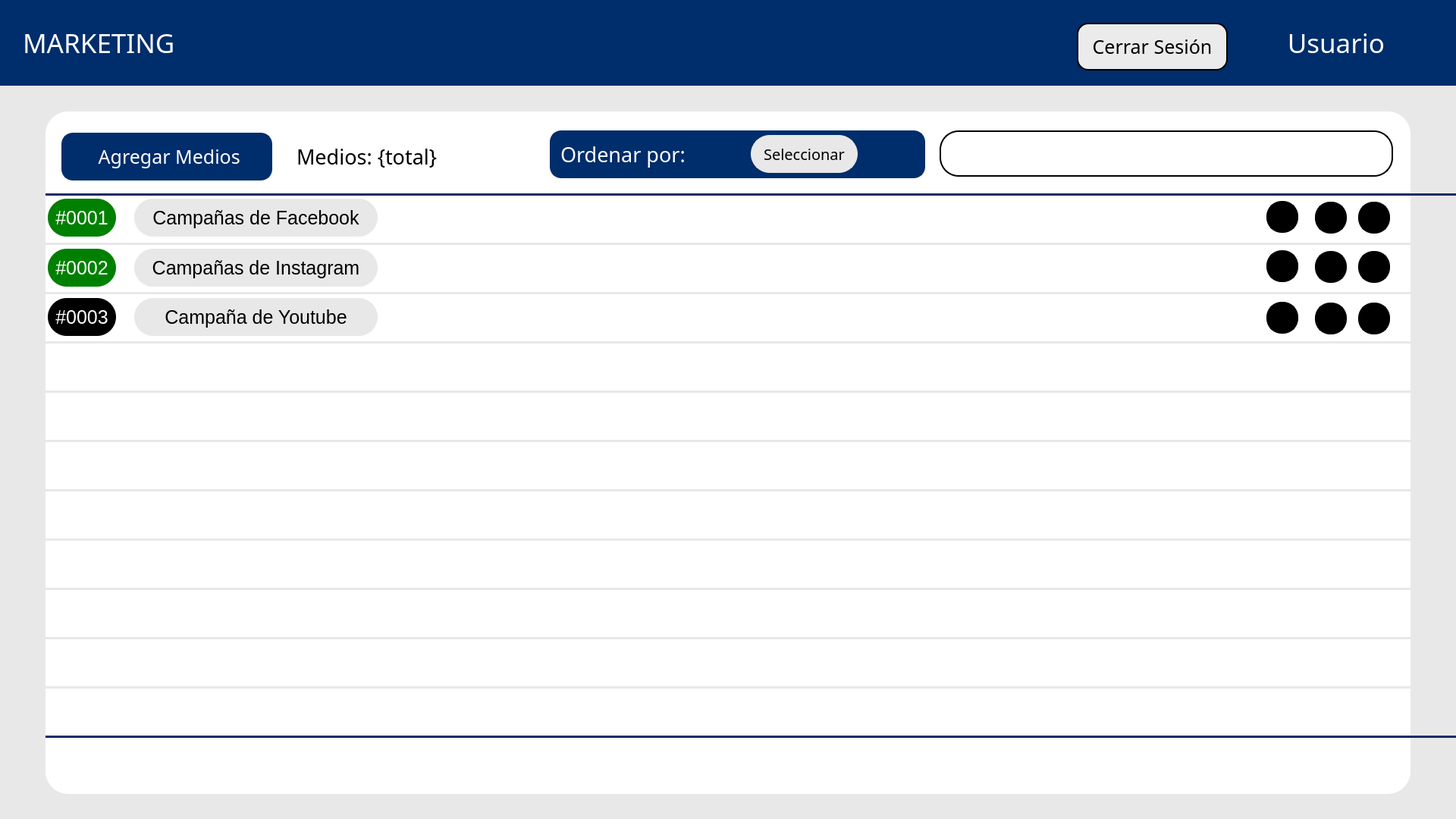
<?xml version="1.0" encoding="UTF-8"?>
<ui version="4.0">
 <class>Widget</class>
 <widget class="QWidget" name="Widget">
  <property name="geometry">
   <rect>
    <x>0</x>
    <y>0</y>
    <width>1920</width>
    <height>1080</height>
   </rect>
  </property>
  <property name="windowTitle">
   <string>Widget</string>
  </property>
  <widget class="QLabel" name="label_3">
   <property name="geometry">
    <rect>
     <x>0</x>
     <y>0</y>
     <width>1920</width>
     <height>113</height>
    </rect>
   </property>
   <property name="styleSheet">
    <string notr="true">background-color: rgb(0, 45, 107);</string>
   </property>
   <property name="text">
    <string/>
   </property>
   <property name="scaledContents">
    <bool>false</bool>
   </property>
  </widget>
  <widget class="QLabel" name="label_4">
   <property name="geometry">
    <rect>
     <x>0</x>
     <y>113</y>
     <width>1920</width>
     <height>967</height>
    </rect>
   </property>
   <property name="styleSheet">
    <string notr="true">background-color: #e8e8e8; </string>
   </property>
   <property name="text">
    <string/>
   </property>
   <property name="scaledContents">
    <bool>false</bool>
   </property>
  </widget>
  <widget class="QLabel" name="label_5">
   <property name="geometry">
    <rect>
     <x>918</x>
     <y>14</y>
     <width>85</width>
     <height>85</height>
    </rect>
   </property>
   <property name="styleSheet">
    <string notr="true"/>
   </property>
   <property name="text">
    <string/>
   </property>
   <property name="pixmap">
    <pixmap>logo.png</pixmap>
   </property>
   <property name="scaledContents">
    <bool>true</bool>
   </property>
  </widget>
  <widget class="QLabel" name="label_6">
   <property name="geometry">
    <rect>
     <x>60</x>
     <y>147</y>
     <width>1800</width>
     <height>900</height>
    </rect>
   </property>
   <property name="styleSheet">
    <string notr="true">background-color: white;
    border: 2px solid #ffffff;
    border-radius: 30px; /* Bordes redondeados */
    padding: 5px;</string>
   </property>
   <property name="text">
    <string/>
   </property>
   <property name="scaledContents">
    <bool>false</bool>
   </property>
  </widget>
  <widget class="QPushButton" name="botonAgregar">
   <property name="geometry">
    <rect>
     <x>81</x>
     <y>175</y>
     <width>278</width>
     <height>63</height>
    </rect>
   </property>
   <property name="font">
    <font>
     <family>icon-ui</family>
     <pointsize>19</pointsize>
    </font>
   </property>
   <property name="styleSheet">
    <string notr="true">background-color: rgb(0, 45, 107);
color: white;

border: 2px solid #002d6b;
border-radius: 15px; /* Bordes redondeados */
padding: 5px;



</string>
   </property>
   <property name="text">
    <string> Agregar Medios</string>
   </property>
   <property name="icon">
    <iconset>
     <normaloff>c.png</normaloff>c.png</iconset>
   </property>
  </widget>
  <widget class="QLabel" name="label_12">
   <property name="geometry">
    <rect>
     <x>30</x>
     <y>36</y>
     <width>361</width>
     <height>41</height>
    </rect>
   </property>
   <property name="font">
    <font>
     <family>icon-ui</family>
     <pointsize>26</pointsize>
    </font>
   </property>
   <property name="styleSheet">
    <string notr="true">color: white;</string>
   </property>
   <property name="text">
    <string>MARKETING</string>
   </property>
   <property name="alignment">
    <set>Qt::AlignmentFlag::AlignLeading|Qt::AlignmentFlag::AlignLeft|Qt::AlignmentFlag::AlignVCenter</set>
   </property>
  </widget>
  <widget class="QLabel" name="label_13">
   <property name="geometry">
    <rect>
     <x>1700</x>
     <y>36</y>
     <width>126</width>
     <height>41</height>
    </rect>
   </property>
   <property name="font">
    <font>
     <family>icon-ui</family>
     <pointsize>26</pointsize>
    </font>
   </property>
   <property name="styleSheet">
    <string notr="true">color: white;</string>
   </property>
   <property name="text">
    <string>Usuario</string>
   </property>
   <property name="alignment">
    <set>Qt::AlignmentFlag::AlignRight|Qt::AlignmentFlag::AlignTrailing|Qt::AlignmentFlag::AlignVCenter</set>
   </property>
  </widget>
  <widget class="QLabel" name="label_7">
   <property name="geometry">
    <rect>
     <x>1836</x>
     <y>29</y>
     <width>56</width>
     <height>56</height>
    </rect>
   </property>
   <property name="styleSheet">
    <string notr="true"/>
   </property>
   <property name="text">
    <string/>
   </property>
   <property name="pixmap">
    <pixmap>perfil-de-usuario.png</pixmap>
   </property>
   <property name="scaledContents">
    <bool>true</bool>
   </property>
  </widget>
  <widget class="QLabel" name="label_14">
   <property name="geometry">
    <rect>
     <x>391</x>
     <y>190</y>
     <width>355</width>
     <height>32</height>
    </rect>
   </property>
   <property name="font">
    <font>
     <family>icon-ui</family>
     <pointsize>20</pointsize>
    </font>
   </property>
   <property name="styleSheet">
    <string notr="true">color: black;</string>
   </property>
   <property name="text">
    <string>Medios: {total}</string>
   </property>
   <property name="alignment">
    <set>Qt::AlignmentFlag::AlignLeading|Qt::AlignmentFlag::AlignLeft|Qt::AlignmentFlag::AlignVCenter</set>
   </property>
  </widget>
  <widget class="QLabel" name="label">
   <property name="geometry">
    <rect>
     <x>60</x>
     <y>255</y>
     <width>1920</width>
     <height>3</height>
    </rect>
   </property>
   <property name="styleSheet">
    <string notr="true">background-color: rgb(0, 45, 107);</string>
   </property>
   <property name="text">
    <string/>
   </property>
  </widget>
  <widget class="QLabel" name="label_2">
   <property name="geometry">
    <rect>
     <x>60</x>
     <y>320</y>
     <width>1920</width>
     <height>3</height>
    </rect>
   </property>
   <property name="styleSheet">
    <string notr="true">background-color: rgb(232, 232, 232);</string>
   </property>
   <property name="text">
    <string/>
   </property>
  </widget>
  <widget class="QLabel" name="label_10">
   <property name="geometry">
    <rect>
     <x>60</x>
     <y>385</y>
     <width>1920</width>
     <height>3</height>
    </rect>
   </property>
   <property name="styleSheet">
    <string notr="true">background-color: rgb(232, 232, 232);</string>
   </property>
   <property name="text">
    <string/>
   </property>
  </widget>
  <widget class="QLabel" name="label_11">
   <property name="geometry">
    <rect>
     <x>60</x>
     <y>515</y>
     <width>1920</width>
     <height>3</height>
    </rect>
   </property>
   <property name="styleSheet">
    <string notr="true">background-color: rgb(232, 232, 232);</string>
   </property>
   <property name="text">
    <string/>
   </property>
  </widget>
  <widget class="QLabel" name="label_9">
   <property name="geometry">
    <rect>
     <x>60</x>
     <y>450</y>
     <width>1920</width>
     <height>3</height>
    </rect>
   </property>
   <property name="styleSheet">
    <string notr="true">background-color: rgb(232, 232, 232);</string>
   </property>
   <property name="text">
    <string/>
   </property>
  </widget>
  <widget class="QLabel" name="label_15">
   <property name="geometry">
    <rect>
     <x>60</x>
     <y>645</y>
     <width>1920</width>
     <height>3</height>
    </rect>
   </property>
   <property name="styleSheet">
    <string notr="true">background-color: rgb(232, 232, 232);</string>
   </property>
   <property name="text">
    <string/>
   </property>
  </widget>
  <widget class="QLabel" name="label_16">
   <property name="geometry">
    <rect>
     <x>60</x>
     <y>580</y>
     <width>1920</width>
     <height>3</height>
    </rect>
   </property>
   <property name="styleSheet">
    <string notr="true">background-color: rgb(232, 232, 232);</string>
   </property>
   <property name="text">
    <string/>
   </property>
  </widget>
  <widget class="QLabel" name="label_17">
   <property name="geometry">
    <rect>
     <x>60</x>
     <y>710</y>
     <width>1920</width>
     <height>3</height>
    </rect>
   </property>
   <property name="styleSheet">
    <string notr="true">background-color: rgb(232, 232, 232);</string>
   </property>
   <property name="text">
    <string/>
   </property>
  </widget>
  <widget class="QLabel" name="label_18">
   <property name="geometry">
    <rect>
     <x>60</x>
     <y>775</y>
     <width>1920</width>
     <height>3</height>
    </rect>
   </property>
   <property name="styleSheet">
    <string notr="true">background-color: rgb(232, 232, 232);</string>
   </property>
   <property name="text">
    <string/>
   </property>
  </widget>
  <widget class="QLabel" name="label_19">
   <property name="geometry">
    <rect>
     <x>60</x>
     <y>840</y>
     <width>1920</width>
     <height>3</height>
    </rect>
   </property>
   <property name="styleSheet">
    <string notr="true">background-color: rgb(232, 232, 232);</string>
   </property>
   <property name="text">
    <string/>
   </property>
  </widget>
  <widget class="QLabel" name="label_20">
   <property name="geometry">
    <rect>
     <x>60</x>
     <y>970</y>
     <width>1920</width>
     <height>3</height>
    </rect>
   </property>
   <property name="styleSheet">
    <string notr="true">background-color: rgb(0, 45, 107);</string>
   </property>
   <property name="text">
    <string/>
   </property>
  </widget>
  <widget class="QLabel" name="label_21">
   <property name="geometry">
    <rect>
     <x>60</x>
     <y>905</y>
     <width>1920</width>
     <height>3</height>
    </rect>
   </property>
   <property name="styleSheet">
    <string notr="true">background-color: rgb(232, 232, 232);</string>
   </property>
   <property name="text">
    <string/>
   </property>
  </widget>
  <widget class="QLabel" name="label_35">
   <property name="geometry">
    <rect>
     <x>63</x>
     <y>262</y>
     <width>90</width>
     <height>50</height>
    </rect>
   </property>
   <property name="font">
    <font>
     <family>Segoe UI</family>
     <pointsize>19</pointsize>
    </font>
   </property>
   <property name="styleSheet">
    <string notr="true">background-color: green;
color: rgb(255, 255, 255);

border: 2px solid #00000;
border-radius: 25px; /* Bordes redondeados */
padding: 5px;
</string>
   </property>
   <property name="text">
    <string>#0001</string>
   </property>
   <property name="alignment">
    <set>Qt::AlignmentFlag::AlignCenter</set>
   </property>
  </widget>
  <widget class="QLabel" name="label_36">
   <property name="geometry">
    <rect>
     <x>63</x>
     <y>328</y>
     <width>90</width>
     <height>50</height>
    </rect>
   </property>
   <property name="font">
    <font>
     <family>Segoe UI</family>
     <pointsize>19</pointsize>
    </font>
   </property>
   <property name="styleSheet">
    <string notr="true">background-color: green;
color: rgb(255, 255, 255);

border: 2px solid #00000;
border-radius: 25px; /* Bordes redondeados */
padding: 5px;
</string>
   </property>
   <property name="text">
    <string>#0002</string>
   </property>
   <property name="alignment">
    <set>Qt::AlignmentFlag::AlignCenter</set>
   </property>
  </widget>
  <widget class="QLabel" name="label_37">
   <property name="geometry">
    <rect>
     <x>63</x>
     <y>393</y>
     <width>90</width>
     <height>50</height>
    </rect>
   </property>
   <property name="font">
    <font>
     <family>Segoe UI</family>
     <pointsize>19</pointsize>
    </font>
   </property>
   <property name="styleSheet">
    <string notr="true">background-color: rgb(0, 0, 0);
color: rgb(255, 255, 255);

border: 2px solid #00000;
border-radius: 25px; /* Bordes redondeados */
padding: 5px;
</string>
   </property>
   <property name="text">
    <string>#0003</string>
   </property>
   <property name="alignment">
    <set>Qt::AlignmentFlag::AlignCenter</set>
   </property>
  </widget>
  <widget class="QLabel" name="label_38">
   <property name="geometry">
    <rect>
     <x>177</x>
     <y>262</y>
     <width>321</width>
     <height>50</height>
    </rect>
   </property>
   <property name="font">
    <font>
     <family>Segoe UI</family>
     <pointsize>19</pointsize>
    </font>
   </property>
   <property name="styleSheet">
    <string notr="true">background-color: #e8e8e8;
color: black;

border: 2px solid #e8e8e8;
border-radius: 25px; /* Bordes redondeados */
padding: 5px;
</string>
   </property>
   <property name="text">
    <string>Campañas de Facebook</string>
   </property>
   <property name="alignment">
    <set>Qt::AlignmentFlag::AlignCenter</set>
   </property>
  </widget>
  <widget class="QLabel" name="label_39">
   <property name="geometry">
    <rect>
     <x>177</x>
     <y>328</y>
     <width>321</width>
     <height>50</height>
    </rect>
   </property>
   <property name="font">
    <font>
     <family>Segoe UI</family>
     <pointsize>19</pointsize>
    </font>
   </property>
   <property name="styleSheet">
    <string notr="true">background-color: #e8e8e8;
color: black;

border: 2px solid #e8e8e8;
border-radius: 25px; /* Bordes redondeados */
padding: 5px;
</string>
   </property>
   <property name="text">
    <string>Campañas de Instagram</string>
   </property>
   <property name="alignment">
    <set>Qt::AlignmentFlag::AlignCenter</set>
   </property>
  </widget>
  <widget class="QLabel" name="label_40">
   <property name="geometry">
    <rect>
     <x>177</x>
     <y>393</y>
     <width>321</width>
     <height>50</height>
    </rect>
   </property>
   <property name="font">
    <font>
     <family>Segoe UI</family>
     <pointsize>19</pointsize>
    </font>
   </property>
   <property name="styleSheet">
    <string notr="true">background-color: #e8e8e8;
color: black;

border: 2px solid #e8e8e8;
border-radius: 25px; /* Bordes redondeados */
padding: 5px;
</string>
   </property>
   <property name="text">
    <string>Campaña de Youtube</string>
   </property>
   <property name="alignment">
    <set>Qt::AlignmentFlag::AlignCenter</set>
   </property>
  </widget>
  <widget class="QPushButton" name="botonEditar1">
   <property name="geometry">
    <rect>
     <x>1734</x>
     <y>266</y>
     <width>42</width>
     <height>42</height>
    </rect>
   </property>
   <property name="font">
    <font>
     <family>icon-ui</family>
     <pointsize>19</pointsize>
    </font>
   </property>
   <property name="styleSheet">
    <string notr="true">background-color: black;

border: 2px solid black;
border-radius: 20px; /* Bordes redondeados */
padding: 5px;</string>
   </property>
   <property name="text">
    <string/>
   </property>
   <property name="icon">
    <iconset>
     <normaloff>edit.png</normaloff>edit.png</iconset>
   </property>
  </widget>
  <widget class="QPushButton" name="botonEditar2">
   <property name="geometry">
    <rect>
     <x>1734</x>
     <y>331</y>
     <width>42</width>
     <height>42</height>
    </rect>
   </property>
   <property name="font">
    <font>
     <family>icon-ui</family>
     <pointsize>19</pointsize>
    </font>
   </property>
   <property name="styleSheet">
    <string notr="true">background-color: black;

border: 2px solid black;
border-radius: 20px; /* Bordes redondeados */
padding: 5px;</string>
   </property>
   <property name="text">
    <string/>
   </property>
   <property name="icon">
    <iconset>
     <normaloff>edit.png</normaloff>edit.png</iconset>
   </property>
  </widget>
  <widget class="QPushButton" name="botonEditar3">
   <property name="geometry">
    <rect>
     <x>1734</x>
     <y>399</y>
     <width>42</width>
     <height>42</height>
    </rect>
   </property>
   <property name="font">
    <font>
     <family>icon-ui</family>
     <pointsize>19</pointsize>
    </font>
   </property>
   <property name="styleSheet">
    <string notr="true">background-color: black;

border: 2px solid black;
border-radius: 20px; /* Bordes redondeados */
padding: 5px;</string>
   </property>
   <property name="text">
    <string/>
   </property>
   <property name="icon">
    <iconset>
     <normaloff>edit.png</normaloff>edit.png</iconset>
   </property>
  </widget>
  <widget class="QPushButton" name="botonSacar2">
   <property name="geometry">
    <rect>
     <x>1791</x>
     <y>331</y>
     <width>42</width>
     <height>42</height>
    </rect>
   </property>
   <property name="font">
    <font>
     <family>icon-ui</family>
     <pointsize>19</pointsize>
    </font>
   </property>
   <property name="styleSheet">
    <string notr="true">background-color: black;

border: 2px solid black;
border-radius: 20px; /* Bordes redondeados */
padding: 5px;</string>
   </property>
   <property name="text">
    <string/>
   </property>
   <property name="icon">
    <iconset>
     <normaloff>close.png</normaloff>close.png</iconset>
   </property>
  </widget>
  <widget class="QPushButton" name="botonSacar1">
   <property name="geometry">
    <rect>
     <x>1791</x>
     <y>266</y>
     <width>42</width>
     <height>42</height>
    </rect>
   </property>
   <property name="font">
    <font>
     <family>icon-ui</family>
     <pointsize>19</pointsize>
    </font>
   </property>
   <property name="styleSheet">
    <string notr="true">background-color: black;

border: 2px solid black;
border-radius: 20px; /* Bordes redondeados */
padding: 5px;</string>
   </property>
   <property name="text">
    <string/>
   </property>
   <property name="icon">
    <iconset>
     <normaloff>close.png</normaloff>close.png</iconset>
   </property>
  </widget>
  <widget class="QPushButton" name="botonSacar3">
   <property name="geometry">
    <rect>
     <x>1791</x>
     <y>399</y>
     <width>42</width>
     <height>42</height>
    </rect>
   </property>
   <property name="font">
    <font>
     <family>icon-ui</family>
     <pointsize>19</pointsize>
    </font>
   </property>
   <property name="styleSheet">
    <string notr="true">background-color: black;

border: 2px solid black;
border-radius: 20px; /* Bordes redondeados */
padding: 5px;</string>
   </property>
   <property name="text">
    <string/>
   </property>
   <property name="icon">
    <iconset>
     <normaloff>close.png</normaloff>close.png</iconset>
   </property>
  </widget>
  <widget class="QLabel" name="label_22">
   <property name="geometry">
    <rect>
     <x>725</x>
     <y>172</y>
     <width>495</width>
     <height>63</height>
    </rect>
   </property>
   <property name="font">
    <font>
     <family>icon-ui</family>
     <pointsize>20</pointsize>
    </font>
   </property>
   <property name="styleSheet">
    <string notr="true">color: white;
background-color: rgb(0, 45, 107);

border: 2px solid #002d6b;
border-radius: 15px; /* Bordes redondeados */
padding: 5px;</string>
   </property>
   <property name="text">
    <string>Ordenar por:</string>
   </property>
   <property name="alignment">
    <set>Qt::AlignmentFlag::AlignLeading|Qt::AlignmentFlag::AlignLeft|Qt::AlignmentFlag::AlignVCenter</set>
   </property>
  </widget>
  <widget class="QPushButton" name="botonOrdenar1">
   <property name="geometry">
    <rect>
     <x>990</x>
     <y>178</y>
     <width>141</width>
     <height>50</height>
    </rect>
   </property>
   <property name="font">
    <font>
     <family>icon-ui</family>
     <pointsize>-1</pointsize>
    </font>
   </property>
   <property name="styleSheet">
    <string notr="true">background-color: #e8e8e8;
font-size:20px;
color:black;


border: 2px solid #e8e8e8;
border-radius: 25px; /* Bordes redondeados */
padding: 5px;</string>
   </property>
   <property name="text">
    <string>Seleccionar</string>
   </property>
   <property name="icon">
    <iconset>
     <normaloff>down_arrow.png</normaloff>down_arrow.png</iconset>
   </property>
  </widget>
  <widget class="QLabel" name="label_23">
   <property name="geometry">
    <rect>
     <x>1239</x>
     <y>172</y>
     <width>598</width>
     <height>61</height>
    </rect>
   </property>
   <property name="font">
    <font>
     <family>icon-ui</family>
     <pointsize>20</pointsize>
    </font>
   </property>
   <property name="styleSheet">
    <string notr="true">color: white;
background-color: white;

border: 2px solid black;
border-radius: 25px; /* Bordes redondeados */
padding: 5px;</string>
   </property>
   <property name="text">
    <string/>
   </property>
   <property name="alignment">
    <set>Qt::AlignmentFlag::AlignLeading|Qt::AlignmentFlag::AlignLeft|Qt::AlignmentFlag::AlignVCenter</set>
   </property>
  </widget>
  <widget class="QLineEdit" name="lineEdit">
   <property name="geometry">
    <rect>
     <x>1290</x>
     <y>190</y>
     <width>501</width>
     <height>31</height>
    </rect>
   </property>
   <property name="styleSheet">
    <string notr="true">color: black;
background-color: white;

border: 2px solid white;
border-radius: 25px; /* Bordes redondeados */
padding: 5px;

font-size:15px;</string>
   </property>
  </widget>
  <widget class="QPushButton" name="botonBuscar">
   <property name="geometry">
    <rect>
     <x>1250</x>
     <y>185</y>
     <width>31</width>
     <height>41</height>
    </rect>
   </property>
   <property name="font">
    <font>
     <family>icon-ui</family>
     <pointsize>19</pointsize>
    </font>
   </property>
   <property name="styleSheet">
    <string notr="true">color: white;
background-color: white;

border: 2px solid white;
border-radius: 20px; /* Bordes redondeados */
padding: 5px;</string>
   </property>
   <property name="text">
    <string/>
   </property>
   <property name="icon">
    <iconset>
     <normaloff>search.png</normaloff>search.png</iconset>
   </property>
   <property name="iconSize">
    <size>
     <width>31</width>
     <height>31</height>
    </size>
   </property>
  </widget>
  <widget class="QPushButton" name="botonBorrar">
   <property name="geometry">
    <rect>
     <x>1800</x>
     <y>190</y>
     <width>21</width>
     <height>31</height>
    </rect>
   </property>
   <property name="font">
    <font>
     <family>icon-ui</family>
     <pointsize>19</pointsize>
    </font>
   </property>
   <property name="styleSheet">
    <string notr="true">color: white;
background-color: white;

border: 2px solid white;
border-radius: 20px; /* Bordes redondeados */
padding: 5px;</string>
   </property>
   <property name="text">
    <string/>
   </property>
   <property name="icon">
    <iconset>
     <normaloff>close2.png</normaloff>close2.png</iconset>
   </property>
   <property name="iconSize">
    <size>
     <width>16</width>
     <height>16</height>
    </size>
   </property>
  </widget>
  <widget class="QPushButton" name="botonVer3">
   <property name="geometry">
    <rect>
     <x>1670</x>
     <y>398</y>
     <width>42</width>
     <height>42</height>
    </rect>
   </property>
   <property name="font">
    <font>
     <family>icon-ui</family>
     <pointsize>19</pointsize>
    </font>
   </property>
   <property name="styleSheet">
    <string notr="true">background-color: black;

border: 2px solid black;
border-radius: 20px; /* Bordes redondeados */
padding: 5px;</string>
   </property>
   <property name="text">
    <string/>
   </property>
   <property name="icon">
    <iconset>
     <normaloff>eye.png</normaloff>eye.png</iconset>
   </property>
   <property name="iconSize">
    <size>
     <width>25</width>
     <height>25</height>
    </size>
   </property>
  </widget>
  <widget class="QPushButton" name="botonVer1">
   <property name="geometry">
    <rect>
     <x>1670</x>
     <y>265</y>
     <width>42</width>
     <height>42</height>
    </rect>
   </property>
   <property name="font">
    <font>
     <family>icon-ui</family>
     <pointsize>19</pointsize>
    </font>
   </property>
   <property name="styleSheet">
    <string notr="true">background-color: black;

border: 2px solid black;
border-radius: 20px; /* Bordes redondeados */
padding: 5px;</string>
   </property>
   <property name="text">
    <string/>
   </property>
   <property name="icon">
    <iconset>
     <normaloff>eye.png</normaloff>eye.png</iconset>
   </property>
   <property name="iconSize">
    <size>
     <width>25</width>
     <height>25</height>
    </size>
   </property>
  </widget>
  <widget class="QPushButton" name="botonVer2">
   <property name="geometry">
    <rect>
     <x>1670</x>
     <y>330</y>
     <width>42</width>
     <height>42</height>
    </rect>
   </property>
   <property name="font">
    <font>
     <family>icon-ui</family>
     <pointsize>19</pointsize>
    </font>
   </property>
   <property name="styleSheet">
    <string notr="true">background-color: black;

border: 2px solid black;
border-radius: 20px; /* Bordes redondeados */
padding: 5px;</string>
   </property>
   <property name="text">
    <string/>
   </property>
   <property name="icon">
    <iconset>
     <normaloff>eye.png</normaloff>eye.png</iconset>
   </property>
   <property name="iconSize">
    <size>
     <width>25</width>
     <height>25</height>
    </size>
   </property>
  </widget>
  <widget class="QPushButton" name="botonLogOut">
   <property name="geometry">
    <rect>
     <x>1420</x>
     <y>30</y>
     <width>199</width>
     <height>63</height>
    </rect>
   </property>
   <property name="font">
    <font>
     <family>icon-ui</family>
     <pointsize>19</pointsize>
    </font>
   </property>
   <property name="styleSheet">
    <string notr="true">border: 2px solid #000000;
border-radius: 15px; /* Bordes redondeados */
padding: 5px;

color: black;
background-color: #ebebeb;</string>
   </property>
   <property name="text">
    <string>Cerrar Sesión</string>
   </property>
  </widget>
  <zorder>label_4</zorder>
  <zorder>label_6</zorder>
  <zorder>label_3</zorder>
  <zorder>label_5</zorder>
  <zorder>botonAgregar</zorder>
  <zorder>label_12</zorder>
  <zorder>label_13</zorder>
  <zorder>label_7</zorder>
  <zorder>label_14</zorder>
  <zorder>label</zorder>
  <zorder>label_2</zorder>
  <zorder>label_10</zorder>
  <zorder>label_11</zorder>
  <zorder>label_9</zorder>
  <zorder>label_15</zorder>
  <zorder>label_16</zorder>
  <zorder>label_17</zorder>
  <zorder>label_18</zorder>
  <zorder>label_19</zorder>
  <zorder>label_20</zorder>
  <zorder>label_21</zorder>
  <zorder>label_35</zorder>
  <zorder>label_36</zorder>
  <zorder>label_37</zorder>
  <zorder>label_38</zorder>
  <zorder>label_39</zorder>
  <zorder>label_40</zorder>
  <zorder>botonEditar1</zorder>
  <zorder>botonEditar2</zorder>
  <zorder>botonEditar3</zorder>
  <zorder>botonSacar2</zorder>
  <zorder>botonSacar1</zorder>
  <zorder>botonSacar3</zorder>
  <zorder>label_22</zorder>
  <zorder>botonOrdenar1</zorder>
  <zorder>label_23</zorder>
  <zorder>lineEdit</zorder>
  <zorder>botonBuscar</zorder>
  <zorder>botonBorrar</zorder>
  <zorder>botonVer3</zorder>
  <zorder>botonVer1</zorder>
  <zorder>botonVer2</zorder>
  <zorder>botonLogOut</zorder>
 </widget>
 <resources/>
 <connections/>
</ui>
